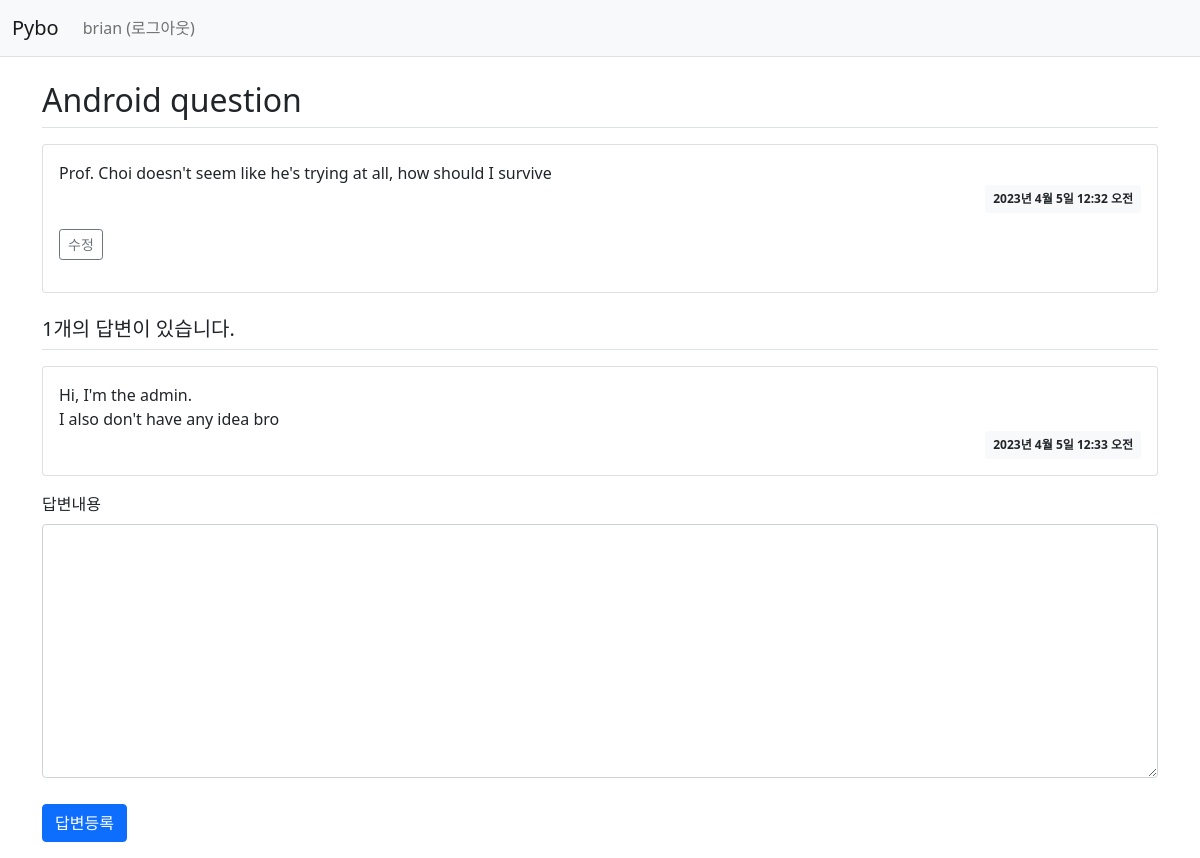
The page /pybo/305/ (signed in) on the database its author committed.
### pybo/models.py (models this page shows, shortened)
class Question(models.Model):
    author = models.ForeignKey(User, on_delete=models.CASCADE)  # question author
    subject = models.CharField(max_length=200)
    content = models.TextField()
    create_date = models.DateTimeField()
    modify_date = models.DateTimeField(null=True, blank=True)   # modified date

class Answer(models.Model):
    author = models.ForeignKey(User, on_delete=models.CASCADE)  # answer author
    question = models.ForeignKey(Question, on_delete=models.CASCADE)
    content = models.TextField()
    create_date = models.DateTimeField()
    modify_date = models.DateTimeField(null=True, blank=True)   # modified date

### pybo/views.py (the view)
# urls.py: path('<int:question_id>/', views.detail, name='detail'),    # localhost:8000/pybo/2 페이지 요청시 question_id = 2 가 저장되고 views.detail 호출
def detail(request, question_id):
    question = get_object_or_404(Question, pk=question_id)  # Question모델의 pk에 해당하는 값이 존재하지 않으면 404
    context = {'question': question}
    return render(request, 'pybo/question_detail.html', context)

### templates/pybo/question_detail.html (shortened to what this page needs)
{% extends 'base.html'%}
{% block content %}
<div class="container my-3">
    <h2 class="border-bottom py-2">{{ question.subject }}</h2>
    <div class="card my-3">
        <div class="card-body">
            <div class="card-text" style="white-space: pre-line;">{{ question.content }}</div>
            <div class="d-flex justify-content-end">
                <div class="badge bg-light text-dark p-2">
                    {{ question.create_date }}
                </div>
            </div>
            <div class="my-3">
            {% if request.user == question.author %}
                <a href="{% url 'pybo:question_modify' question.id  %}"
               class="btn btn-sm btn-outline-secondary">수정</a>
            {% endif %}
            </div>
        </div>
    </div>
    <h5 class="border-bottom my-3 py-2">{{question.answer_set.count}}개의 답변이 있습니다.</h5>
    {% for answer in question.answer_set.all %}
    <div class="card my-3">
        <div class="card-body">
            <div class="card-text" style="white-space: pre-line;">{{ answer.content }}</div>
            <div class="d-flex justify-content-end">
                <div class="badge bg-light text-dark p-2">
                    {{ answer.create_date }}
                </div>
            </div>
        </div>
    </div>
    {% endfor %}
    <form action="{% url 'pybo:answer_create' question.id %}" method="post" class="my-3">
        <div class="mb-3">
            <label for="content" class="form-label">답변내용</label>
            <textarea {% if not user.is_authenticated %}disabled{% endif %}
              name="content" id="content" class="form-control" rows="10"></textarea>
        </div>
        <input type="submit" value="답변등록" class="btn btn-primary">
    </form>
</div>
{% endblock %}

### templates/navbar.html (shortened to what this page needs)
<nav class="navbar navbar-expand-lg navbar-light bg-light border-bottom">
    <div class="container-fluid">
        <a class="navbar-brand" href="{% url 'pybo:index' %}">Pybo</a>
        <div class="collapse navbar-collapse" id="navbarSupportedContent">
            <ul class="navbar-nav me-auto mb-2 mb-lg-0">
                <li class="nav-item">
                    {% if user.is_authenticated %}
                        <a class="nav-link" href="{% url 'common:logout' %}">{{ user.username }} (로그아웃)</a>
                    {% else %}
                        <a class="nav-link" href="{% url 'common:login' %}">로그인</a>
                    {% endif %}
                </li>
            </ul>
        </div>
    </div>
</nav>

### static/style.css (style rules this page uses)
textarea { width: 100%; }
input[type=submit] { margin-top: 10px; }

### rows shown on the page
Question: subject "Android question", content "Prof. Choi doesn't seem like he's trying at all, how should I survive", create_date "2023년 4월 5일 12:32 오전", answer_set.count "1"
Answer: content "Hi, I'm the admin. I also don't have any idea bro", create_date "2023년 4월 5일 12:33 오전"

### other values the page prints
{{ user.username }} "brian"
